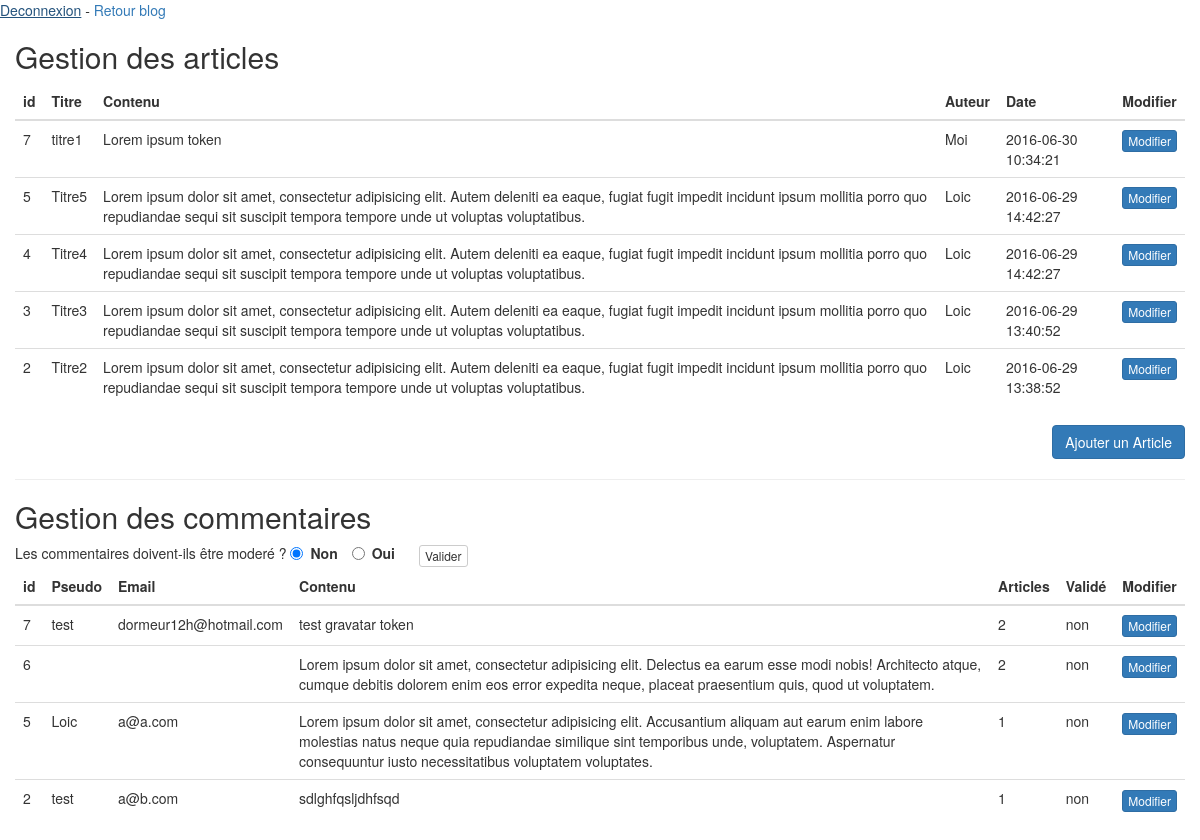
The app's page /admin/admin.php (signed in) with its own data.
### tables this page shows
CREATE TABLE IF NOT EXISTS `articles` (
  `id` int(11) NOT NULL AUTO_INCREMENT,
  `titre` varchar(127) DEFAULT NULL,
  `contenu` text,
  `auteur` varchar(63) DEFAULT NULL,
  `date` datetime DEFAULT NULL,
  PRIMARY KEY (`id`)
);

CREATE TABLE IF NOT EXISTS `mod_com` (
  `id` int(11) NOT NULL AUTO_INCREMENT,
  `mod` enum('0','1') NOT NULL DEFAULT '0',
  PRIMARY KEY (`id`)
);

CREATE TABLE IF NOT EXISTS `commentaires` (
  `id` int(11) NOT NULL AUTO_INCREMENT,
  `pseudo` varchar(63) DEFAULT '0',
  `email` varchar(127) DEFAULT '0',
  `contenu` text NOT NULL,
  `id_articles` int(11) NOT NULL DEFAULT '0',
  `date_com` datetime NOT NULL DEFAULT '0000-00-00 00:00:00',
  `valide` enum('0','1') NOT NULL DEFAULT '0',
  PRIMARY KEY (`id`)
);

### admin/admin.php (the view, shortened to what this page needs)
<?php
require('../bdd.inc.php');
if(!isset($_SESSION['pseudo']) && !isset($_SESSION['mdp'])){
    header('Location: index.php');
}else {
?>
<!DOCTYPE html>
<html lang="fr">
<head>
    <link rel="stylesheet" href="https://maxcdn.bootstrapcdn.com/bootstrap/3.3.6/css/bootstrap.min.css">
</head>
<body>
<a href="deconnexion.php">Deconnexion</a> - <a href="../">Retour blog</a>
<div class="container">
    <div class="row">
    <h2>Gestion des articles</h2>
    <table class="table table-hover">
        <thead>
        <tr>
            <th>id</th>
            <th>Titre</th>
            <th>Contenu</th>
            <th>Auteur</th>
            <th>Date</th>
            <th>Modifier</th>
        </tr>
        </thead>
        <tbody>
        <?php
        $req = $bdd->query('SELECT * FROM articles ORDER BY id DESC');
        $articles = $req->fetchAll(PDO::FETCH_ASSOC);
        foreach ($articles as $article) {
            ?>
            <tr>
                <td><?php echo htmlspecialchars($article['id']); ?></td>
                <td><?php echo htmlspecialchars($article['titre']); ?></td>
                <td><?php echo htmlspecialchars($article['contenu']); ?></td>
                <td><?php echo htmlspecialchars($article['auteur']); ?></td>
                <td><?php echo htmlspecialchars($article['date']); ?></td>
                <td><button type="button" class="btn btn-primary btn-xs" data-toggle="modal" data-target="#modalArt<?php echo $article['id']; ?>">Modifier</button></td>
            </tr>
            <?php
        }
        ?>
        </tbody>
    </table>
    <button type="button" class="btn btn-primary btn-md pull-right" data-toggle="modal" data-target="#modalAddArt">Ajouter un Article</button>
        <div class="clearfix"></div>
    <hr>
    <h2>Gestion des commentaires</h2>
    <?php
    $req = $bdd->query("SELECT * FROM mod_com WHERE id=1");
    $result = $req->fetch(PDO::FETCH_ASSOC);
    $mod = $result['mod'];
    ?>
    <form action="moderation_post.php" method="post" class="form-inline">
        Les commentaires doivent-ils être moderé ?
        <div class="radio-inline">
            <label>
                <input type="radio" name="moderation" id="option1" value="0" <?php if ($mod == 0) {
                    echo 'checked';
                } ?>>
                Non
            </label>
        </div>
        <div class="radio-inline">
            <label>
                <input type="radio" name="moderation" id="option2" value="1" <?php if ($mod == 1) {
                    echo 'checked';
                } ?>>
                Oui
            </label>
        </div>
        <div class="radio-inline">
            <button type="submit" class="btn btn-default btn-xs">Valider</button>
        </div>
    </form>
    <table class="table table-hover">
        <thead>
        <tr>
            <th>id</th>
            <th>Pseudo</th>
            <th>Email</th>
            <th>Contenu</th>
            <th>Articles</th>
            <th>Validé</th>
            <th>Modifier</th>
        </tr>
        </thead>
        <tbody>
        <?php
        $req = $bdd->query('SELECT * FROM commentaires ORDER BY id DESC');
        $commentaires = $req->fetchAll(PDO::FETCH_ASSOC);
        foreach ($commentaires as $commentaire) {
            ?>
            <tr>
                <td><?php echo $commentaire['id']; ?></td>
                <td><?php echo htmlspecialchars($commentaire['pseudo']); ?></td>
                <td><?php echo htmlspecialchars($commentaire['email']); ?></td>
                <td><?php echo htmlspecialchars($commentaire['contenu']); ?></td>
                <td><?php echo htmlspecialchars($commentaire['id_articles']); ?></td>
                <td><?php if ($commentaire['valide'] == 1) {
                        echo 'oui';
                    } else {
                        echo 'non';
                    } ?></td>
                <td><button type="button" class="btn btn-primary btn-xs" data-toggle="modal" data-target="#modalCom<?php echo $commentaire['id']; ?>">Modifier</button></td>
            </tr>
            <?php
        }
        ?>
        </tbody>
    </table>
    <?php
}
?>
    </div>
</div>
</body>
</html>

### records on screen
articles: id "7", titre "titre1", contenu "Lorem ipsum token", auteur "Moi", date "2016-06-30 10:34:21"
articles: id "5", titre "Titre5", contenu "Lorem ipsum dolor sit amet, consectetur adipisicing elit. Autem deleniti ea eaque, fugiat fugit impedit incidunt ipsum mollitia porro quo repudiandae sequi sit suscipit tempora tempore unde ut voluptas voluptatibus.", auteur "Loic", date "2016-06-29 14:42:27"
articles: id "4", titre "Titre4", contenu "Lorem ipsum dolor sit amet, consectetur adipisicing elit. Autem deleniti ea eaque, fugiat fugit impedit incidunt ipsum mollitia porro quo repudiandae sequi sit suscipit tempora tempore unde ut voluptas voluptatibus.", auteur "Loic", date "2016-06-29 14:42:27"
articles: id "3", titre "Titre3", contenu "Lorem ipsum dolor sit amet, consectetur adipisicing elit. Autem deleniti ea eaque, fugiat fugit impedit incidunt ipsum mollitia porro quo repudiandae sequi sit suscipit tempora tempore unde ut voluptas voluptatibus.", auteur "Loic", date "2016-06-29 13:40:52"
articles: id "2", titre "Titre2", contenu "Lorem ipsum dolor sit amet, consectetur adipisicing elit. Autem deleniti ea eaque, fugiat fugit impedit incidunt ipsum mollitia porro quo repudiandae sequi sit suscipit tempora tempore unde ut voluptas voluptatibus.", auteur "Loic", date "2016-06-29 13:38:52"
mod_com: mod "☑ Non", mod "☐ Oui"
commentaires: id "7", pseudo "test", email "dormeur12h@hotmail.com", contenu "test gravatar token", id_articles "2", valide "non"
commentaires: id "6", contenu "Lorem ipsum dolor sit amet, consectetur adipisicing elit. Delectus ea earum esse modi nobis! Architecto atque, cumque debitis dolorem enim eos error expedita neque, placeat praesentium quis, quod ut voluptatem.", id_articles "2", valide "non"
commentaires: id "5", pseudo "Loic", email "a@a.com", contenu "Lorem ipsum dolor sit amet, consectetur adipisicing elit. Accusantium aliquam aut earum enim labore molestias natus neque quia repudiandae similique sint temporibus unde, voluptatem. Aspernatur consequuntur iusto necessitatibus voluptatem voluptates.", id_articles "1", valide "non"
commentaires: id "2", pseudo "test", email "a@b.com", contenu "sdlghfqsljdhfsqd", id_articles "1", valide "non"
